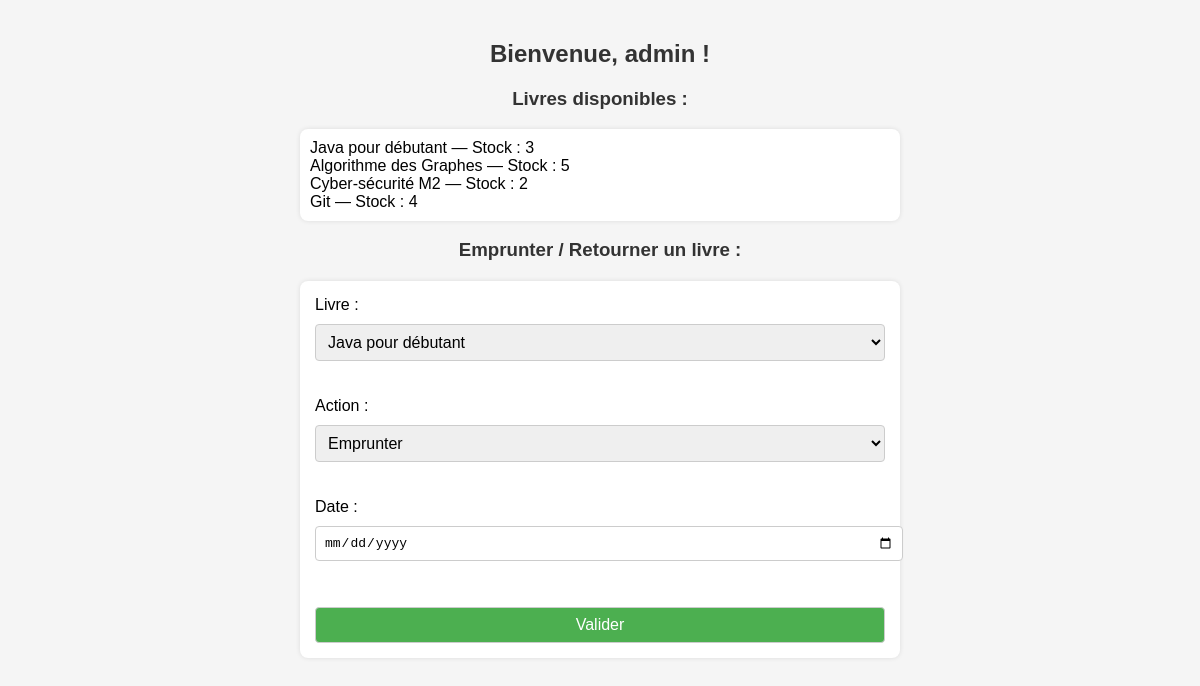
The page /dashboard.php (signed in) on the database as committed earlier.
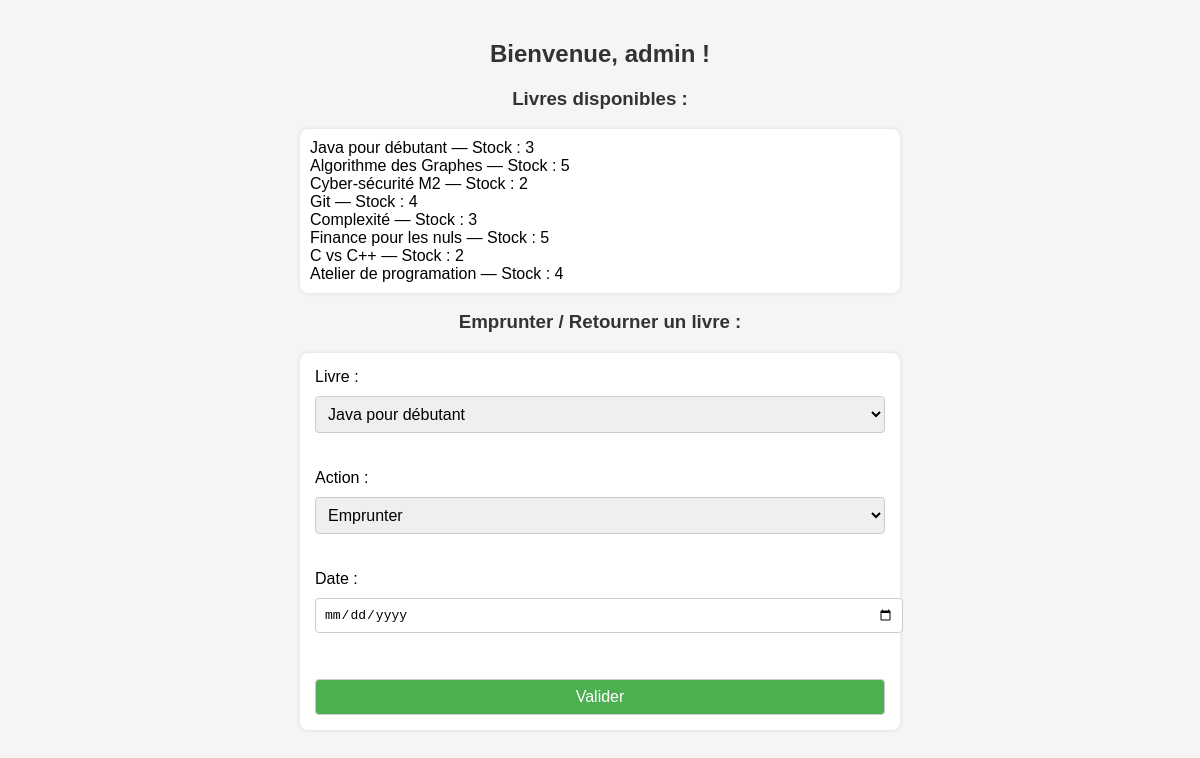
The same page on the database as committed later.
### tables this page shows
CREATE TABLE books (
    id INTEGER PRIMARY KEY AUTOINCREMENT,
    title TEXT NOT NULL,
    quantity INTEGER NOT NULL
);

### dashboard.php (the view, shortened to what this page needs)
<?php
$db = new PDO("sqlite:database.sqlite");
$db->setAttribute(PDO::ATTR_ERRMODE, PDO::ERRMODE_EXCEPTION);
$books = $db->query("SELECT * FROM books")->fetchAll();
?>
<!DOCTYPE html>
<html lang="fr">
<head>
    <link rel="stylesheet" href="styles.css">
</head>
<body>
    <h2>Bienvenue, <?= htmlspecialchars($_SESSION["user"]) ?> !</h2>
    <h3>Livres disponibles :</h3>
    <ul>
        <?php foreach ($books as $book): ?>
            <li><?= htmlspecialchars($book["title"]) ?> — Stock : <?= $book["quantity"] ?></li>
        <?php endforeach; ?>
    </ul>
    <h3>Emprunter / Retourner un livre :</h3>
    <form method="POST">
        <label>Livre :
            <select name="book_id" required>
                <?php foreach ($books as $book): ?>
                    <option value="<?= $book["id"] ?>"><?= htmlspecialchars($book["title"]) ?></option>
                <?php endforeach; ?>
            </select>
        </label><br><br>
        <label>Action :
            <select name="action" required>
                <option value="emprunt">Emprunter</option>
            </select>
        </label><br><br>
        <label>Date :
            <input type="date" name="date" required>
        </label><br><br>
        <button type="submit">Valider</button>
    </form>
</body>
</html>

### styles.css (style rules this page uses)
body { font-family: sans-serif; background-color: #f5f5f5; padding: 20px; max-width: 600px; margin: auto; }
h2, h3 { color: #333; text-align: center; }
form { background: #fff; padding: 15px; border-radius: 8px; box-shadow: 0 0 5px rgba(0,0,0,0.1); margin-top: 20px; }
input, select, button { display: block; width: 100%; margin-top: 10px; padding: 8px; border-radius: 4px; border: 1px solid #ccc; font-size: 1em; }
button { background-color: #4CAF50; color: white; cursor: pointer; }
ul { background: white; padding: 10px; border-radius: 8px; list-style-type: none; box-shadow: 0 0 5px rgba(0,0,0,0.1); }

Rows that differ between the two databases and show on the page:
added books: title "Complexité", quantity "3"
added books: title "Finance pour les nuls", quantity "5"
added books: title "C vs C++", quantity "2"
added books: title "Atelier de programation", quantity "4"
